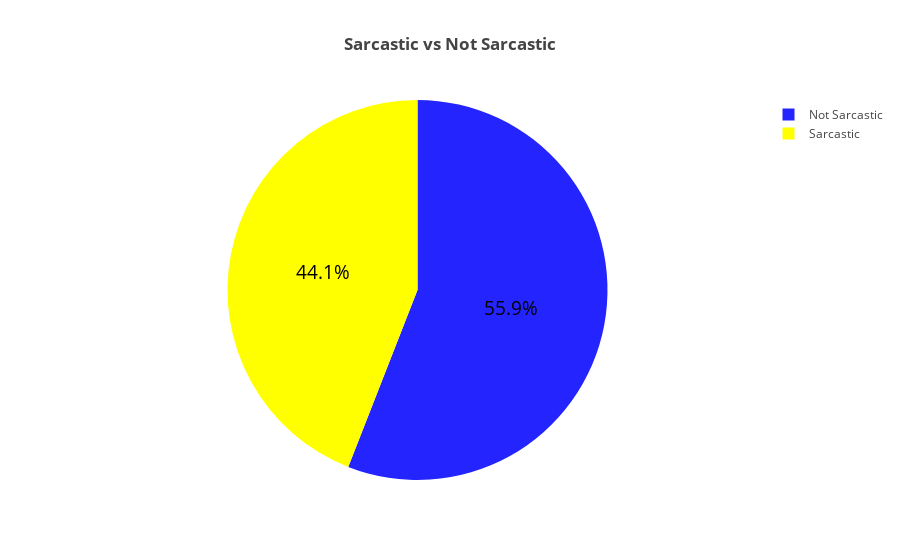

The code cell stored with this chart in its notebook:
### Code cell
#To know the percentage of both sarcasm and non-sarcasm headlines

import plotly as py
from plotly import graph_objs as go
from plotly.offline import iplot, init_notebook_mode
init_notebook_mode(connected=True)

#before cleaning the data
# Making pie chart to compare the numbers of sarcastic and not-sarcastic headlines
labels = ['Sarcastic', 'Not Sarcastic']
count_sarcastic = len(df_train[df_train['is_sarcastic']==1])
count_notsarcastic = len(df_train[df_train['is_sarcastic']==0])
values = [count_sarcastic, count_notsarcastic]
# values = [20,50]

trace = go.Pie(labels=labels,
               values=values,
               textfont=dict(size=19, color='#000000'),
               marker=dict(
                   colors=['#FFFF00', '#2424FF'] 
               )
              )

layout = go.Layout(title = '<b>Sarcastic vs Not Sarcastic</b>')
data = [trace]
fig = go.Figure(data=data, layout=layout)

iplot(fig)

### Figure 1 — Plotly figure (JSON) as saved in the notebook; plotly's stock layout.template omitted (floating-point values rounded to 4 significant figures)
{"data": [{"labels": ["Sarcastic", "Not Sarcastic"], "marker": {"colors": ["#FFFF00", "#2424FF"]}, "textfont": {"color": "#000000", "size": 19}, "type": "pie", "uid": "7693c395-9837-4a14-8656-21437bd77de4", "values": [10667, 13542]}], "layout": {"title": {"text": "<b>Sarcastic vs Not Sarcastic</b>"}}}
